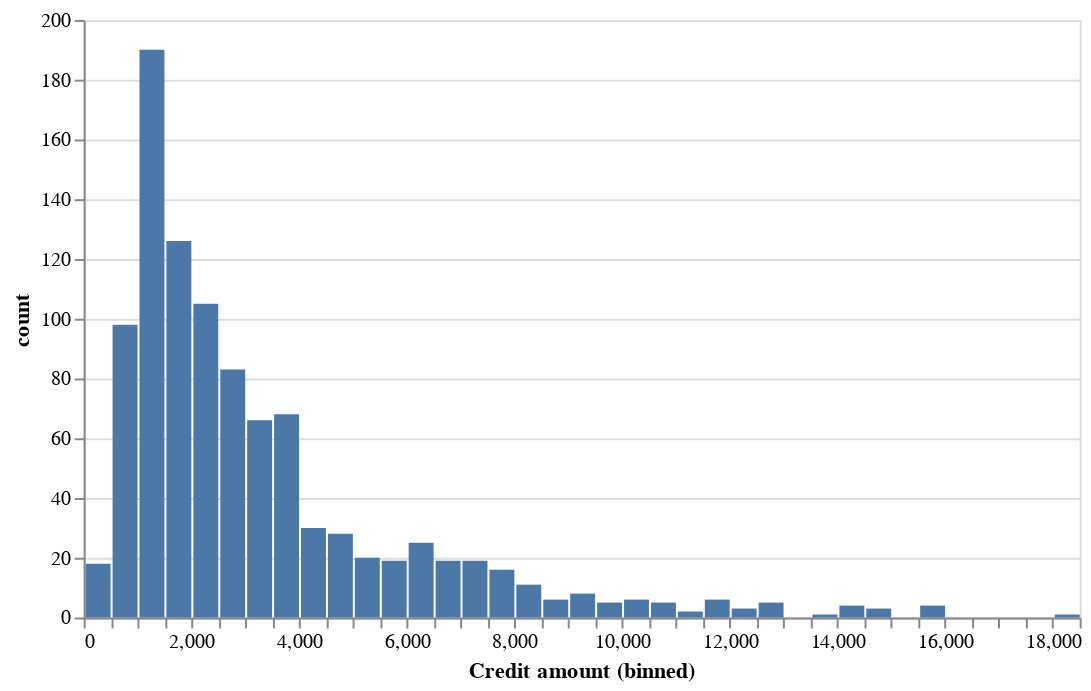

The notebook cell saved with this chart:
### Code cell
import altair as alt
from google.colab import autoviz

def histogram(df, colname, maxbins=50, width=500, height=300):
  return (alt.Chart(df).mark_bar()
          .encode(
              x=alt.X(colname, bin=alt.Bin(maxbins=maxbins)),
              y=alt.Y('count()', axis=alt.Axis(title='count')),
          )
          .properties(width=width, height=height))  #  Pixels.

chart = histogram(df, *['Credit amount'], **{})
chart

### Figure 1 — Vega-Lite specification as saved in the notebook (floating-point values rounded to 4 significant figures; data arrays with more than 128 entries replaced by an {"elided": "..."} marker saying what was removed)
{"config": {"view": {"continuousWidth": 400, "continuousHeight": 300}}, "data": {"name": "data-e2c6a153e441ce82ff1d8fbfa2c42c07"}, "mark": "bar", "encoding": {"x": {"bin": {"maxbins": 50}, "field": "Credit amount", "type": "quantitative"}, "y": {"aggregate": "count", "axis": {"title": "count"}, "type": "quantitative"}}, "height": 300, "width": 500, "$schema": "https://vega.github.io/schema/vega-lite/v4.17.0.json", "datasets": {"data-e2c6a153e441ce82ff1d8fbfa2c42c07": {"elided": "1000 records"}}}
